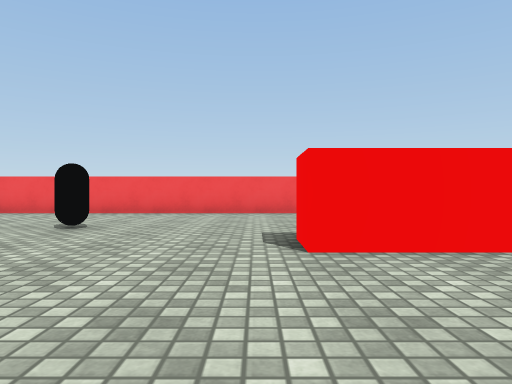
View 1 (above)

16 first-person views from a walk through a 3-D level made in the Unity game engine. The camera is 0.58 m above the floor, looks level and sees 70° across. The floor is counted in squares, 1 m on a side. Each view is taken from the middle of a square. On the plan, view 1 faces up. The plan holds only what a view shows up to about 10 squares ahead; the rest is blank. The player is left out. Surface patterns are stand-ins for the level's own textures.

View 2
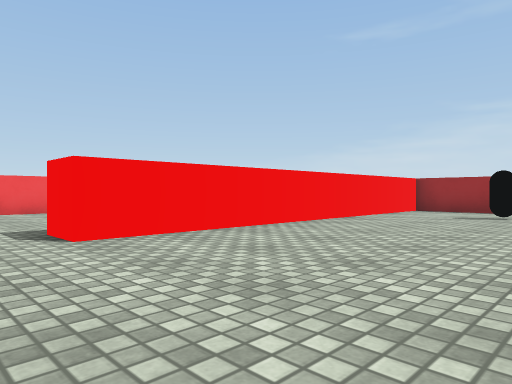

View 3
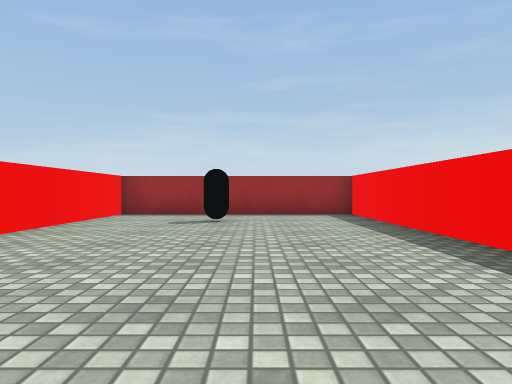

View 4
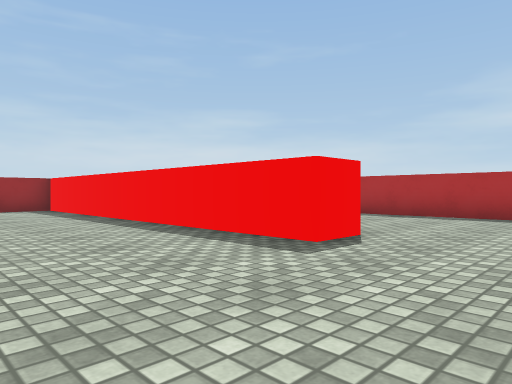

View 5
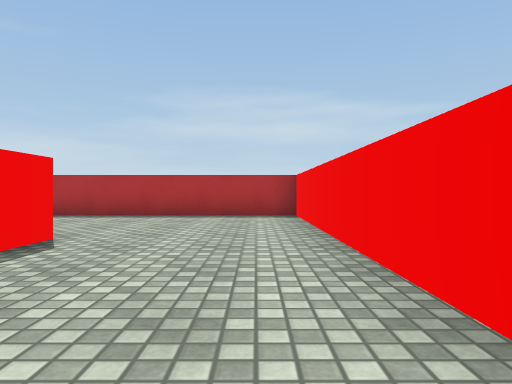

View 6
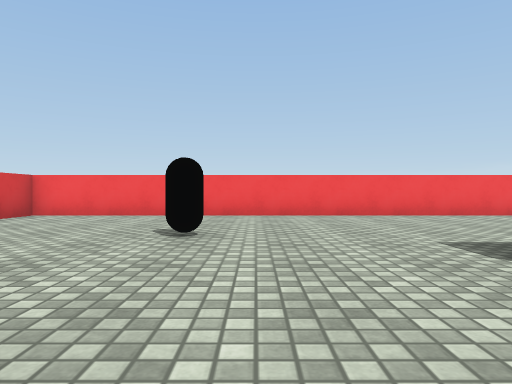

View 7
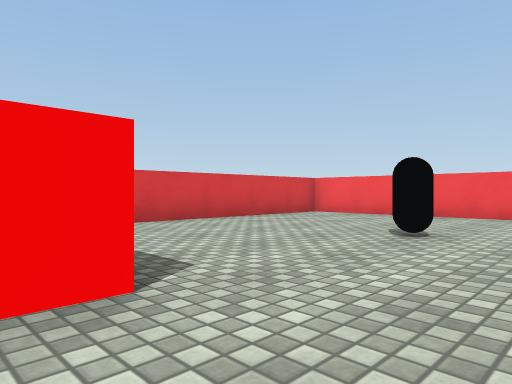

View 8
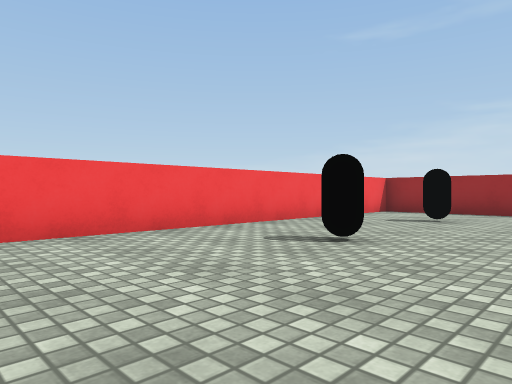

View 9
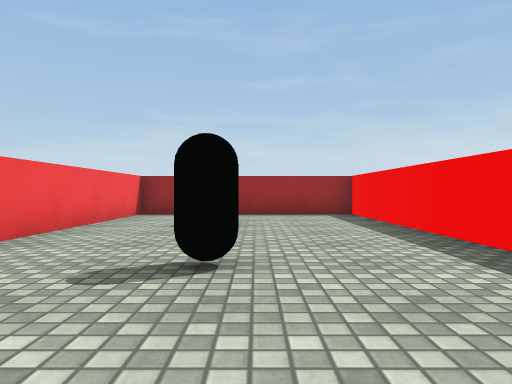

View 10
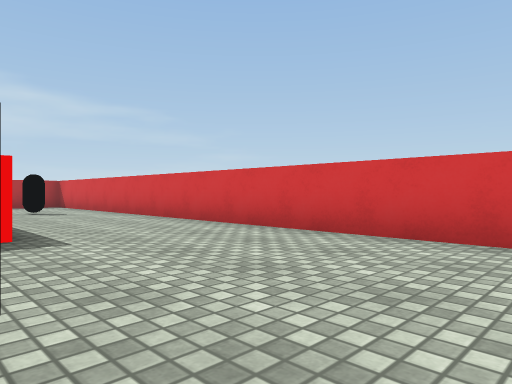

View 11
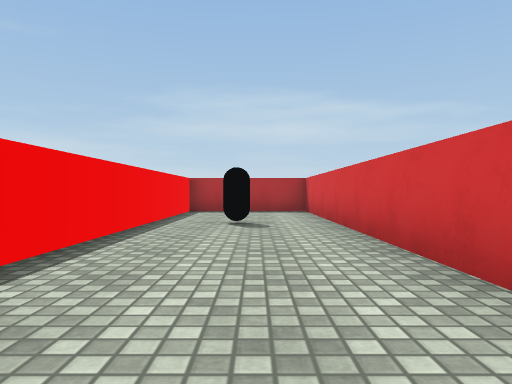

View 12
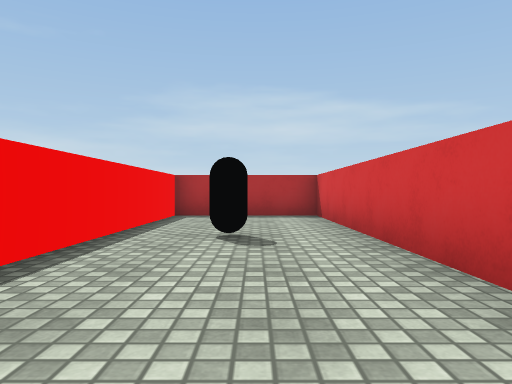

View 13
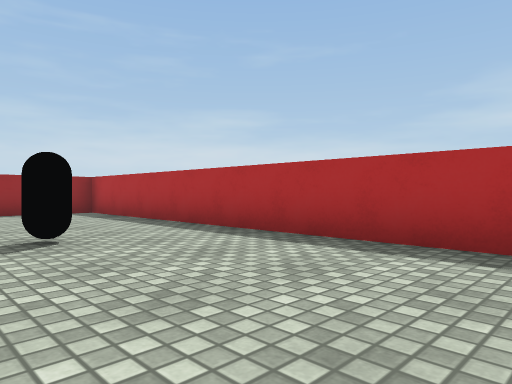

View 14
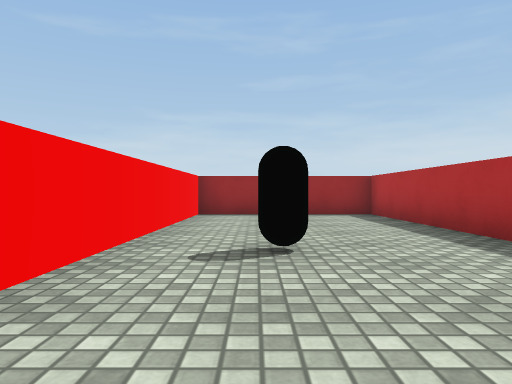

View 15
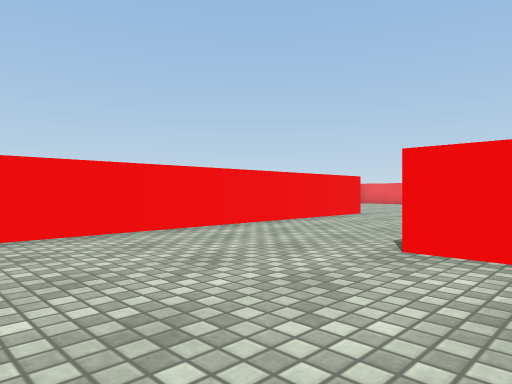

View 16
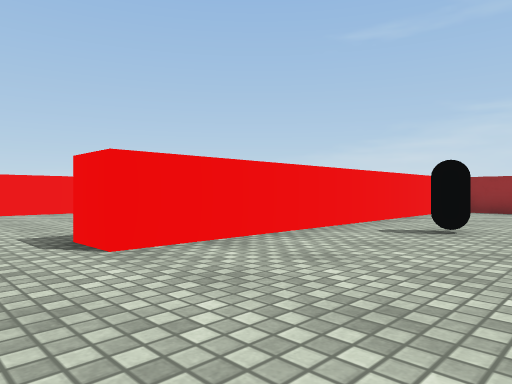

### Floor plan
Points are (right, up) in squares from view 1. A wall is a line through its corners. A room is listed if a view was taken in it or the views show most of it. See-through windows are left out.
Room 1 (views 1, 2, 3, 4, 5, 6, 7, 8, 9, 10, 11, 12, 13, 14, 15, 16)
walls: (4.5, 4.5) (10.5, 4.5) (10.5, 10) (-7.5, 10) (-7.5, -8) (-4, -8) (-4, 0.2); (-3, 2) (-3, -8) (10.5, -8) (10.5, -3.5) (0.5, -3.5) (0.5, -2.5) (10.5, -2.5) (10.5, 3.5) (0.5, 3.5) (0.5, 4.5)
objects: black capsule (-6, -4); black capsule (-3, 6); other object (4, 7); black capsule (5, -5); black capsule (8, 1); black capsule (8, 8)

Where each view was taken, in squares from view 1:
view 1: 0 up, 0 right, facing up
view 2: 1 down, 1 left, facing up-right
view 3: 0 up, 1 right, facing right
view 4: 1 up, 2 left, facing down-right
view 5: 1 up, 2 left, facing down
view 6: 1 up, 2 left, facing up
view 7: 1 up, 1 left, facing up-left
view 8: 5 up, 0 right, facing up-right
view 9: 7 up, 1 right, facing right
view 10: 7 up, 3 left, facing down-left
view 11: 3 up, 6 left, facing down
view 12: 1 up, 6 left, facing down
view 13: 4 down, 0 right, facing down-right
view 14: 5 down, 1 right, facing right
view 15: 7 down, 2 right, facing up-left
view 16: 7 down, 1 left, facing up-right
